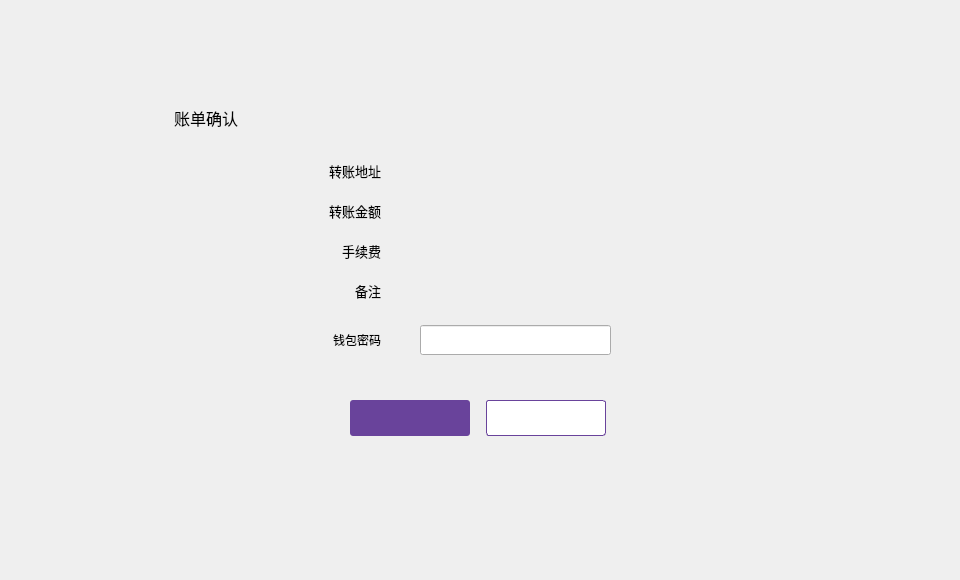
<?xml version="1.0" encoding="UTF-8"?>
<ui version="4.0">
 <class>TransferConfirmDialog</class>
 <widget class="QDialog" name="TransferConfirmDialog">
  <property name="geometry">
   <rect>
    <x>0</x>
    <y>0</y>
    <width>960</width>
    <height>580</height>
   </rect>
  </property>
  <property name="font">
   <font>
    <family>微软雅黑</family>
   </font>
  </property>
  <property name="windowTitle">
   <string>Dialog</string>
  </property>
  <widget class="QWidget" name="widget" native="true">
   <property name="geometry">
    <rect>
     <x>0</x>
     <y>0</y>
     <width>960</width>
     <height>580</height>
    </rect>
   </property>
   <widget class="QWidget" name="containerWidget" native="true">
    <property name="geometry">
     <rect>
      <x>150</x>
      <y>90</y>
      <width>660</width>
      <height>400</height>
     </rect>
    </property>
    <property name="styleSheet">
     <string notr="true">font: 10pt &quot;微软雅黑&quot;;</string>
    </property>
    <widget class="QLineEdit" name="pwdLineEdit">
     <property name="geometry">
      <rect>
       <x>270</x>
       <y>235</y>
       <width>191</width>
       <height>30</height>
      </rect>
     </property>
     <property name="echoMode">
      <enum>QLineEdit::Password</enum>
     </property>
    </widget>
    <widget class="QLabel" name="tipLabel2">
     <property name="geometry">
      <rect>
       <x>274</x>
       <y>273</y>
       <width>200</width>
       <height>16</height>
      </rect>
     </property>
     <property name="text">
      <string/>
     </property>
    </widget>
    <widget class="QToolButton" name="okBtn">
     <property name="geometry">
      <rect>
       <x>200</x>
       <y>310</y>
       <width>120</width>
       <height>36</height>
      </rect>
     </property>
     <property name="cursor">
      <cursorShape>PointingHandCursor</cursorShape>
     </property>
     <property name="styleSheet">
      <string notr="true">QToolButton{background-color:rgb(105,67,155);color:#ffffff;border:none;border-radius:3px;}
QToolButton:hover{background-color:rgb(125,87,180);}
QToolButton:disabled{background-color:#cecece;}</string>
     </property>
     <property name="text">
      <string/>
     </property>
    </widget>
    <widget class="QLabel" name="label_2">
     <property name="geometry">
      <rect>
       <x>150</x>
       <y>70</y>
       <width>81</width>
       <height>21</height>
      </rect>
     </property>
     <property name="font">
      <font>
       <family>微软雅黑</family>
       <pointsize>10</pointsize>
       <weight>50</weight>
       <italic>false</italic>
       <bold>false</bold>
      </font>
     </property>
     <property name="text">
      <string>转账地址</string>
     </property>
     <property name="alignment">
      <set>Qt::AlignRight|Qt::AlignTrailing|Qt::AlignVCenter</set>
     </property>
    </widget>
    <widget class="QLabel" name="pwdLabel">
     <property name="geometry">
      <rect>
       <x>130</x>
       <y>235</y>
       <width>101</width>
       <height>30</height>
      </rect>
     </property>
     <property name="text">
      <string>钱包密码</string>
     </property>
     <property name="alignment">
      <set>Qt::AlignRight|Qt::AlignTrailing|Qt::AlignVCenter</set>
     </property>
    </widget>
    <widget class="QLabel" name="label_5">
     <property name="geometry">
      <rect>
       <x>150</x>
       <y>190</y>
       <width>81</width>
       <height>21</height>
      </rect>
     </property>
     <property name="font">
      <font>
       <family>微软雅黑</family>
       <pointsize>10</pointsize>
       <weight>50</weight>
       <italic>false</italic>
       <bold>false</bold>
      </font>
     </property>
     <property name="text">
      <string>备注</string>
     </property>
     <property name="alignment">
      <set>Qt::AlignRight|Qt::AlignTrailing|Qt::AlignVCenter</set>
     </property>
    </widget>
    <widget class="QLabel" name="tipLabel1">
     <property name="geometry">
      <rect>
       <x>250</x>
       <y>273</y>
       <width>16</width>
       <height>16</height>
      </rect>
     </property>
     <property name="text">
      <string/>
     </property>
    </widget>
    <widget class="QLabel" name="feeLabel">
     <property name="geometry">
      <rect>
       <x>270</x>
       <y>150</y>
       <width>360</width>
       <height>21</height>
      </rect>
     </property>
     <property name="styleSheet">
      <string notr="true"/>
     </property>
     <property name="text">
      <string/>
     </property>
     <property name="textInteractionFlags">
      <set>Qt::LinksAccessibleByMouse|Qt::TextSelectableByMouse</set>
     </property>
    </widget>
    <widget class="QLabel" name="label_3">
     <property name="geometry">
      <rect>
       <x>150</x>
       <y>110</y>
       <width>81</width>
       <height>21</height>
      </rect>
     </property>
     <property name="font">
      <font>
       <family>微软雅黑</family>
       <pointsize>10</pointsize>
       <weight>50</weight>
       <italic>false</italic>
       <bold>false</bold>
      </font>
     </property>
     <property name="text">
      <string>转账金额</string>
     </property>
     <property name="alignment">
      <set>Qt::AlignRight|Qt::AlignTrailing|Qt::AlignVCenter</set>
     </property>
    </widget>
    <widget class="QLabel" name="remarkLabel">
     <property name="geometry">
      <rect>
       <x>270</x>
       <y>190</y>
       <width>360</width>
       <height>21</height>
      </rect>
     </property>
     <property name="text">
      <string/>
     </property>
     <property name="textInteractionFlags">
      <set>Qt::LinksAccessibleByMouse|Qt::TextSelectableByMouse</set>
     </property>
    </widget>
    <widget class="QLabel" name="label">
     <property name="geometry">
      <rect>
       <x>24</x>
       <y>17</y>
       <width>201</width>
       <height>21</height>
      </rect>
     </property>
     <property name="font">
      <font>
       <family>微软雅黑</family>
       <pointsize>12</pointsize>
       <weight>50</weight>
       <italic>false</italic>
       <bold>false</bold>
      </font>
     </property>
     <property name="styleSheet">
      <string notr="true">font: 12pt &quot;微软雅黑&quot;;</string>
     </property>
     <property name="text">
      <string>账单确认</string>
     </property>
    </widget>
    <widget class="QToolButton" name="cancelBtn">
     <property name="geometry">
      <rect>
       <x>336</x>
       <y>310</y>
       <width>120</width>
       <height>36</height>
      </rect>
     </property>
     <property name="cursor">
      <cursorShape>PointingHandCursor</cursorShape>
     </property>
     <property name="styleSheet">
      <string notr="true">QToolButton{background-color:#ffffff;color:#484848;border:1px solid rgb(105,67,155);border-radius:3px;}
QToolButton:hover{color:rgb(105,67,155);}</string>
     </property>
     <property name="text">
      <string/>
     </property>
    </widget>
    <widget class="QLabel" name="label_4">
     <property name="geometry">
      <rect>
       <x>150</x>
       <y>150</y>
       <width>81</width>
       <height>21</height>
      </rect>
     </property>
     <property name="font">
      <font>
       <family>微软雅黑</family>
       <pointsize>10</pointsize>
       <weight>50</weight>
       <italic>false</italic>
       <bold>false</bold>
      </font>
     </property>
     <property name="text">
      <string>手续费</string>
     </property>
     <property name="alignment">
      <set>Qt::AlignRight|Qt::AlignTrailing|Qt::AlignVCenter</set>
     </property>
    </widget>
    <widget class="QLabel" name="addressLabel">
     <property name="geometry">
      <rect>
       <x>270</x>
       <y>70</y>
       <width>360</width>
       <height>21</height>
      </rect>
     </property>
     <property name="text">
      <string/>
     </property>
     <property name="textInteractionFlags">
      <set>Qt::LinksAccessibleByMouse|Qt::TextSelectableByMouse</set>
     </property>
    </widget>
    <widget class="QLabel" name="amountLabel">
     <property name="geometry">
      <rect>
       <x>270</x>
       <y>110</y>
       <width>360</width>
       <height>21</height>
      </rect>
     </property>
     <property name="text">
      <string/>
     </property>
     <property name="textInteractionFlags">
      <set>Qt::LinksAccessibleByMouse|Qt::TextSelectableByMouse</set>
     </property>
    </widget>
   </widget>
  </widget>
 </widget>
 <resources/>
 <connections/>
</ui>
